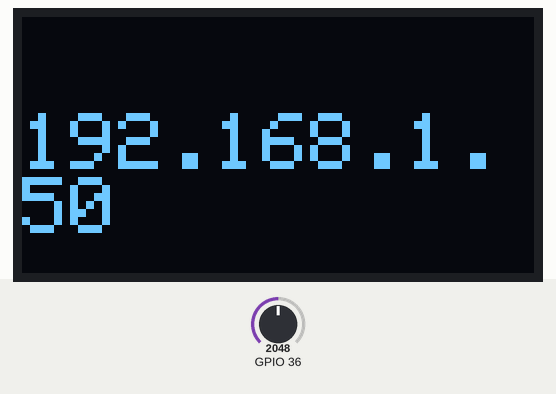
The sketch below on a simulated ESP32. Parts: 128×64 one-colour display. The test bench sets the inputs (shaded band); at power-on: GPIO 36 = 2048. WiFi joins after 1.5 s; servers stay silent unless stated; storage starts empty; what the sketch prints to the serial monitor is not drawn.

Above: at 4.2 s.
At 9.2 s:
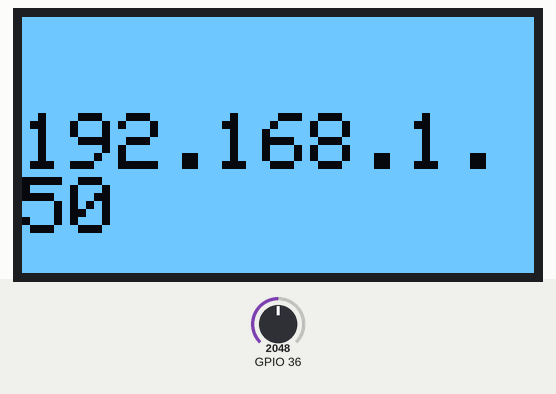

The sketch:

05_ekg_web_server_screen.ino
```cpp
#include <Arduino.h>
#include <WiFi.h>
#include <AsyncTCP.h>
#include <ESPAsyncWebServer.h>
#include "SPIFFS.h"

// Screen display settings
#include <Wire.h>
#include <Adafruit_GFX.h>
#include <Adafruit_SSD1306.h>

#define SCREEN_WIDTH 128  // OLED display width, in pixels
#define SCREEN_HEIGHT 64  // OLED display height, in pixels

// Declaration for an SSD1306 display connected to I2C (SDA, SCL pins)
// The pins for I2C are defined by the Wire-library.
#define OLED_RESET -1  // Reset pin # (or -1 if sharing Arduino reset pin)
#define SCREEN_ADDRESS 0x3C  ///< See datasheet for Address; 0x3D for 128x64, 0x3C for 128x32
Adafruit_SSD1306 display(SCREEN_WIDTH, SCREEN_HEIGHT, &Wire, OLED_RESET);

// Replace with your network credentials
const char* ssid = "MineC";
const char* password = "asdfghjkl";

// Create AsyncWebServer object on port 80
AsyncWebServer server(80);

// Create an Event Source on /events
AsyncEventSource events("/events");

// variables
unsigned long lastTimeEKG = 0;
unsigned long EKGDelay = 20;
int EKGValue;

void initSPIFFS() {
  if (!SPIFFS.begin()) {
    Serial.println("An error has occurred while mounting SPIFFS");
  }
  Serial.println("SPIFFS mounted successfully");
}

// Initialize WiFi
void initWiFi() {
  WiFi.mode(WIFI_STA);
  WiFi.begin(ssid, password);
  Serial.println("");
  Serial.print("Connecting to WiFi...");
  while (WiFi.status() != WL_CONNECTED) {
    Serial.print(".");
    delay(1000);
  }
  Serial.println("");
  Serial.println(WiFi.localIP());
}

void ipAddress() {
  display.clearDisplay();

  display.setTextSize(2);      // Normal 1:1 pixel scale
  display.setTextColor(SSD1306_WHITE); // Draw white text
  display.setCursor(0, 24);     // Start at top-left corner
  display.cp437(true);         // Use full 256 char 'Code Page 437' font

  display.println(WiFi.localIP());
  display.display();
  delay(5000);
}

String getEKG() {
  EKGValue = analogRead(A0);
  Serial.println(EKGValue);
  return String(EKGValue);
}

void setup() {
  Serial.begin(115200);
  initWiFi();
  initSPIFFS();

  // Screen setup
  if (!display.begin(SSD1306_SWITCHCAPVCC, SCREEN_ADDRESS)) {
    Serial.println(F("SSD1306 allocation failed"));
    for (;;); // Don't proceed, loop forever
  }

  display.clearDisplay();
  display.display();
  delay(2000);

  ipAddress();

  // Invert and restore display, pausing in-between
  display.invertDisplay(true);
  delay(1000);
  display.invertDisplay(false);
  delay(1000);

  // Handle Web Server
  server.on("/", HTTP_GET, [](AsyncWebServerRequest *request) {
    request->send(SPIFFS, "/index.html", "text/html");
  });

  server.serveStatic("/", SPIFFS, "/");

  // Handle Web Server Events
  events.onConnect([](AsyncEventSourceClient *client) {
    if (client->lastId()) {
      Serial.printf("Client reconnected! Last message ID that it got is: %u\n", client->lastId());
    }
    // send event with message "hello!", id current millis and set reconnect delay to 1 second
    client->send("hello!", NULL, millis(), 10000);
  });
  server.addHandler(&events);

  server.begin();
}

void loop() {
  if ((millis() - lastTimeEKG) > EKGDelay) {
    // Send Events to the Web Server with the Sensor Readings
    events.send(getEKG().c_str(), "EKG_reading", millis());
    lastTimeEKG = millis();
  }
}
```

Measured:
- what the display in image 0 shows lasts 5.0 s, from 4.1 s to 9.1 s
- what the display in image 1 shows lasts 1.0 s, from 9.1 s to 10.1 s
